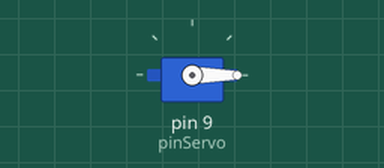
This sketch was run on a simulated Arduino Uno, built with avr-gcc and run on an emulated ATmega328P. On the bench: servo. What the sketch prints to the serial monitor is not drawn.

Above: at 0.05 s.
Timing chart, 0 to 3.0 s (numbered marks = the images above):
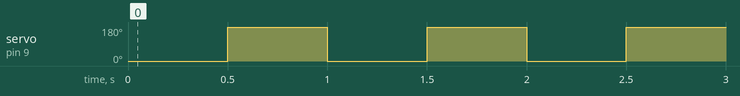

Measured:
- by itself, servo on pin 9 (pinServo): alternates 180° for 0.50 s and 0° for 0.50 s

The sketch:

ServoMotor.ino
```cpp
#include "Servo.h"

int pinServo = 9;
Servo servoMotor;

void setup(){
  Serial.begin(9600);
  servoMotor.attach(pinServo);
}

void loop(){

  servoMotor.write(0);
  Serial.println("Servo en 0°");
  delay(500);

  servoMotor.write(180);
  Serial.println("Servo en 180°");
  delay(500);
}
```
